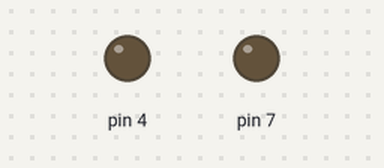
The sketch below on a simulated Arduino Uno, built with avr-gcc and run on an emulated ATmega328P. Shown: output pins drawn as LEDs (lit = HIGH).

Above: at 0.1 s.
At 0.6 s:
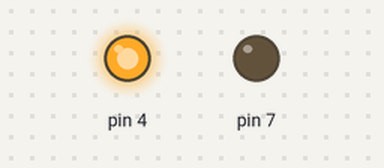
Timing chart, 0 to 2.1 s (numbered marks = the images above):
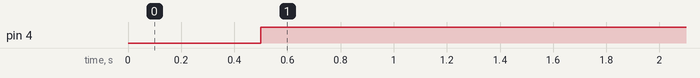

The sketch:

control_input.ino
```cpp
// This version writes to the circuit electronics but doesnt have the reading back

#include <TimeLib.h>
String incomingString;

int t;
int cycles;
float duty_cycle;
int freq;
int str;


void setup() {
  Serial.begin(115200);
  pinMode(7, OUTPUT);
  pinMode(4, OUTPUT);
  digitalWrite(7, LOW);
  digitalWrite(4,LOW);
  delay(500);
}

void loop() {
  if (Serial.available() > 0) {
    incomingString = Serial.readString();
    str = incomingString.toInt();
    static int freq;


  }
  freq = str - 10000;
  t = 500000 / freq;


  if ( (freq > 0) && (freq<50)) {
    float tprime= t/1000;
    digitalWrite(7, HIGH);
    delay(tprime);

    digitalWrite(7, LOW);
    delay(tprime);
  }
  else if (freq >= 50) {
    digitalWrite(7, HIGH);
    delayMicroseconds(t);

    digitalWrite(7, LOW);
    delayMicroseconds(t);
  }

  else if (freq < 0) {
    digitalWrite(7, LOW);
    digitalWrite(4, HIGH);

  }
}
```

Measured:
- by itself, pin 4: LOW → HIGH at 0.50 s
